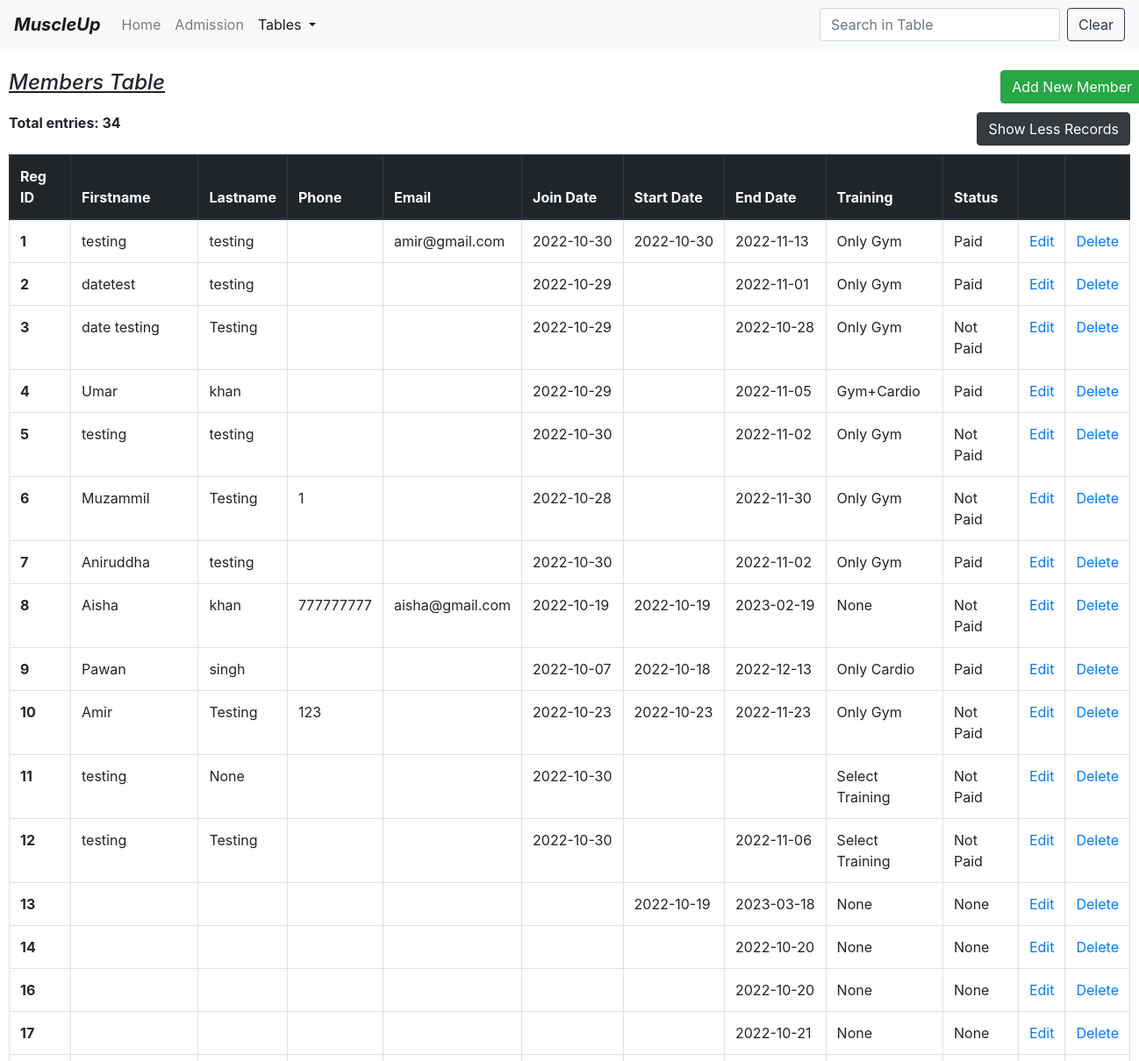
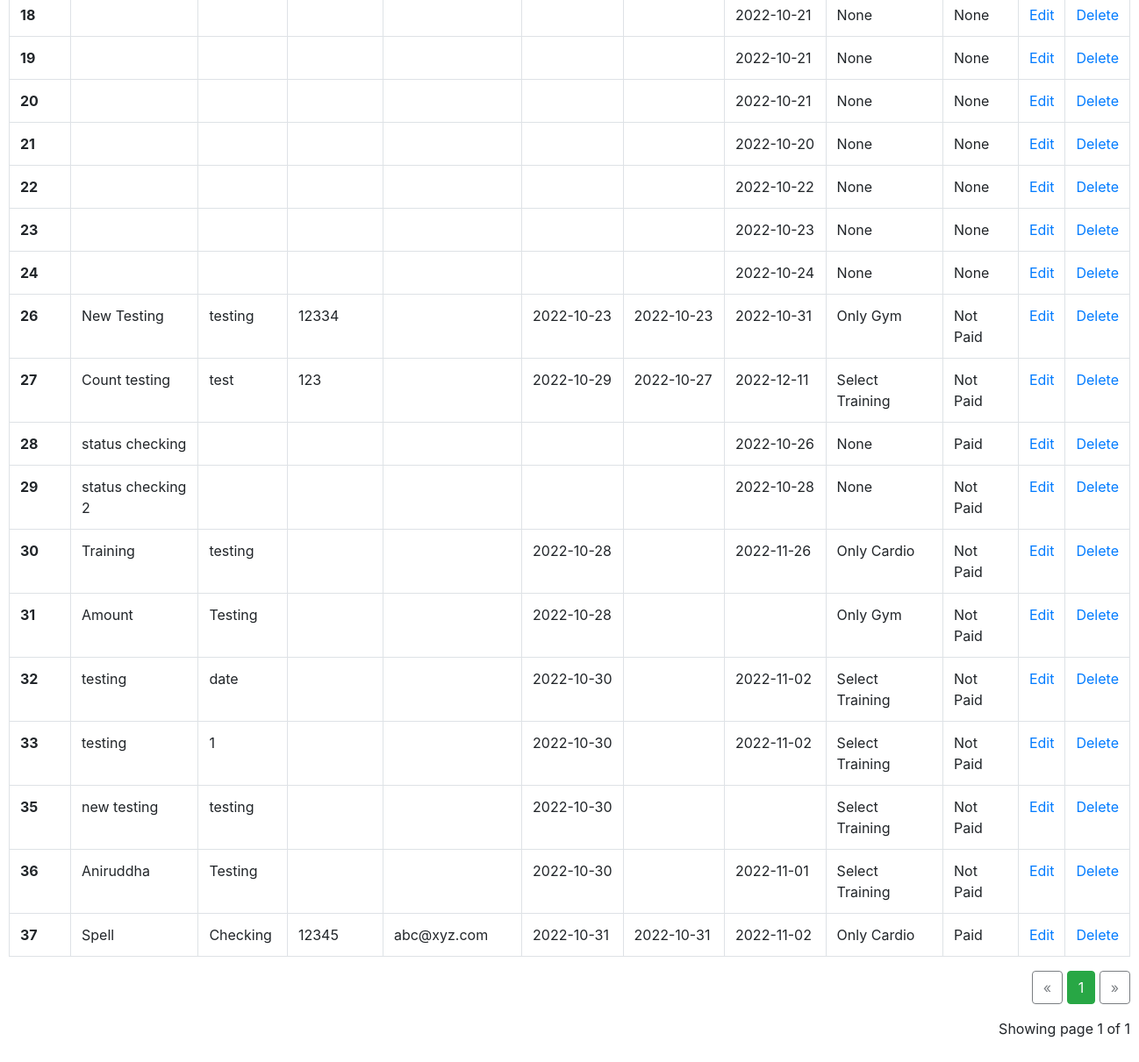
The app's page /table1 (signed in), older data (2 pictures, top to bottom).
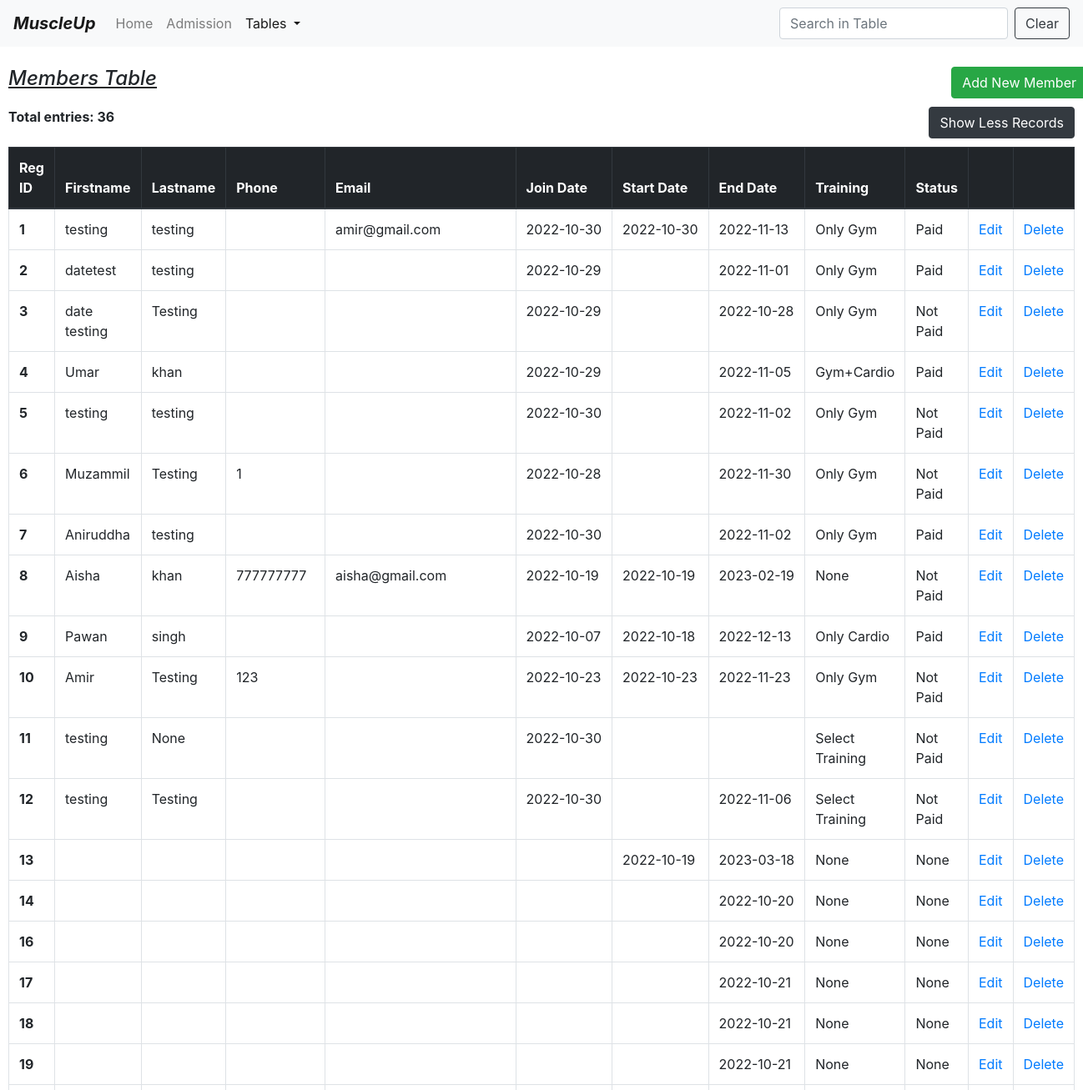
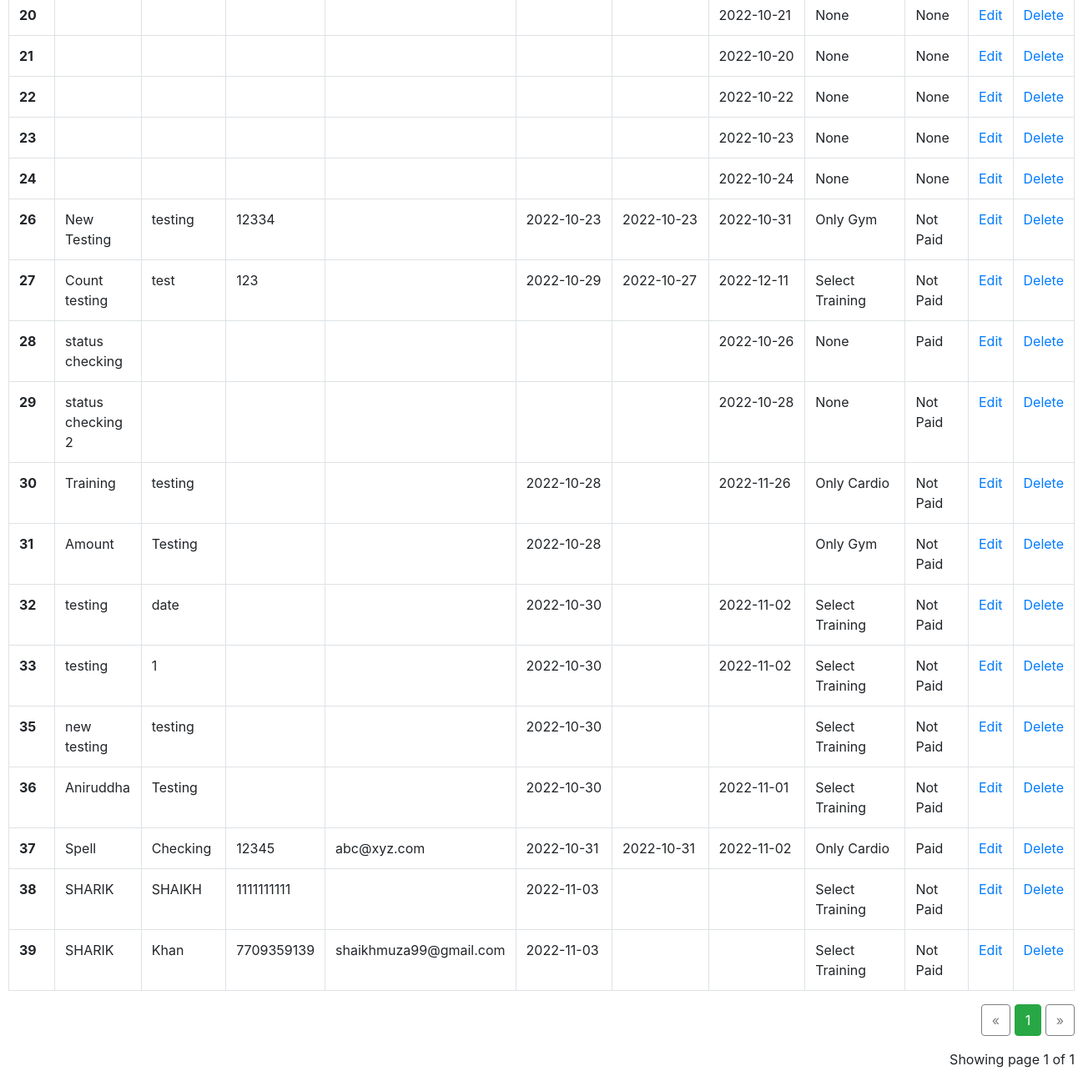
The same page, newer data (2 pictures, top to bottom).
### app.py (models this page shows)
class Members(db.Model):
    id = db.Column(db.Integer, primary_key=True)
    firstname = db.Column(db.String(30))
    lastname = db.Column(db.String(30))
    phoneno = db.Column(db.Integer)
    email = db.Column(db.String(30))
    joindate = db.Column(db.String(11))
    startdate = db.Column(db.String(11))
    enddate = db.Column(db.String(11))
    address = db.Column(db.String(100))
    status = db.Column(db.String(10))
    training = db.Column(db.String(10))
    amount = db.Column(db.Integer)

### app.py (the view)
@app.route("/table1")
def table1():
    try:
        if "username" not in session:
            flash("Please log in first")
            return render_template("login.html")
        total_rows = Members.query.count()
        page = request.args.get('page', 1, type=int)
        member = Members.query.order_by(Members.id).paginate(page=page, per_page=total_rows)
        button_name = "Show Less Records"
        path = "/table"
        return render_template("table.html", member=member, total_rows=total_rows, button_name=button_name, path=path)
    except:
        return make_response("can't access the table page")

### templates/table.html (shortened to what this page needs)
<!DOCTYPE html>
<html lang="en">
<head>
    <link href="https://cdn.jsdelivr.net/npm/bootstrap@4.0.0/dist/css/bootstrap.min.css"
 rel="stylesheet">
</head>
<body>
<nav class="navbar navbar-expand-lg navbar-light bg-light">
    <a class="navbar-brand" href="/home"><b><i>MuscleUp</i></b></a>
    <div class="collapse navbar-collapse" id="navbarSupportedContent">
        <ul class="navbar-nav mr-auto">
            <li class="nav-item ">
                <a class="nav-link" href="/home">Home <span class="sr-only">(current)</span></a>
            </li>
            <li class="nav-item">
                <a class="nav-link" href="/form">Admission</a>
            </li>
            <li class="nav-item dropdown active">
                <a aria-expanded="false" aria-haspopup="true" class="nav-link dropdown-toggle" data-toggle="dropdown"
                   href="#"
                   id="navbarDropdown" role="button">
                    Tables
                </a>
            </li>
        </ul>
        <form class="form-inline my-2 my-lg-0">
            <input aria-label="Search" class="form-control mr-sm-2" id="myInput" onkeyup="myFunction()" placeholder="Search in Table"
                   type="search">
            <button class="btn btn-outline-dark my-2 my-sm-0" onclick="document.getElementById('myInput').value = ''">Clear</button>
        </form>
    </div>
</nav>
<br>
<div class="Container" style="padding-left:10px;padding-right:10px;">
    <div class="row">
        <div class="col md-12">
            <h4><u><i>Members Table</i></u><br></h4>
        </div>
        <a href="/form">
            <button class="btn btn-success float-right" type="button">Add New Member
            </button>
        </a>
        <br><br>
    </div>
    <div class="row">
        <div class="col">
            <label>
                <strong>Total entries: {{total_rows}}</strong>
            </label>
        </div>
        <div class="col">
            <a href="{{path}}">
            <button class="btn btn-dark float-right" type="button">{{button_name}}</button><br><br>
            </a>
        </div>
    </div>
    <table class="table table-bordered table-hover " id="myTable">
        <thead class="thead-dark">
        <tr>
            <th scope="col">Reg ID</th>
            <th scope="col">Firstname</th>
            <th scope="col">Lastname</th>
            <th scope="col">Phone</th>
            <th scope="col">Email</th>
            <th scope="col" style="width:110px">Join Date</th>
            <th scope="col" style="width:110px">Start Date</th>
            <th scope="col" style="width:110px">End Date</th>
            <th scope="col">Training</th>
            <th scope="col">Status</th>
            <th scope="col"></th>
            <th scope="col"></th>
        </tr>
        </thead>
        <tbody>
        {% for i in member.items %}
        <tr>
            <th scope="row">{{i.id}}</th>
            <td>{{i.firstname}}</td>
            <td>{{i.lastname}}</td>
            <td>{{i.phoneno}}</td>
            <td>{{i.email}}</td>
            <td style="white-space:nowrap">{{i.joindate}}</td>
            <td style="white-space:nowrap">{{i.startdate}}</td>
            <td style="white-space:nowrap">{{i.enddate}}</td>
            <td>{{i.training}}</td>
            <td>{{i.status}}</td>
            <td><a href="/edit/{{i.id}}">Edit</a></td>
            <td><a href="/delete/{{i.id}}" onclick="return confirm('are you sure to delete ?')">Delete</a></td>
        </tr>
        {% endfor %}
        </tbody>
    </table>
    <div class="text-right">
        <a class="btn btn-outline-dark
       {% if member.page == 1 %}disabled{% endif %}"
           href="{{ url_for('table', page=member.prev_num) }}">
            &laquo;
        </a>
        {% for page_num in member.iter_pages(left_edge=1, right_edge=1, left_current=1, right_current=2) %}
        {% if page_num %}
        {% if member.page == page_num %}
        <a class="btn btn-success"
           href="{{ url_for('table', page=page_num) }}">
            {{ page_num }}
        </a>
        {% else %}
        <a class="btn btn-outline-dark"
           href="{{ url_for('table', page=page_num) }}">
            {{ page_num }}
        </a>
        {% endif %}
        {% else %}
        ...
        {% endif %}
        {% endfor %}
        <a class="btn btn-outline-dark
       {% if member.page == member.pages %}disabled{% endif %}"
           href="{{ url_for('table', page=member.next_num) }}">
            &raquo;
        </a>
    </div>
    <p class="text-right mt-3">
        Showing page {{ member.page }} of {{ member.pages }}
    </p>
    <br><br><br>
</div>
</body>
</html>

Row changes from the older to the newer data that the page shows:
added Members: id "38", firstname "SHARIK", lastname "SHAIKH", phoneno "1111111111", joindate "2022-11-03", training "Select Training", status "Not Paid"
added Members: id "39", firstname "SHARIK", lastname "Khan", phoneno "7709359139", email "shaikhmuza99@gmail.com", joindate "2022-11-03", training "Select Training", status "Not Paid"
Text that changed along with them:
{{ total_rows }}: "34" → "36"
